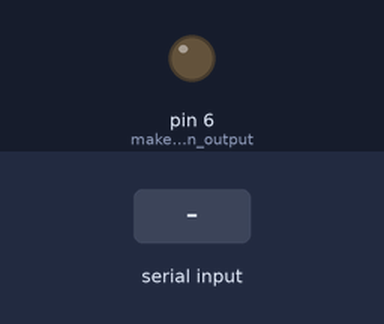
This sketch was run on a simulated Arduino Uno, built with avr-gcc and run on an emulated ATmega328P. Shown: output pins drawn as LEDs (lit = HIGH). The inputs (shaded band) are chosen by the test bench.

Above: at 1.2 s.
1.3 s: byte 30 received over Serial
At 2.3 s:
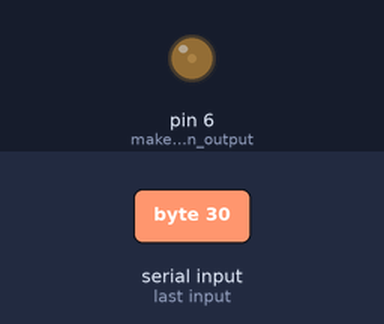
2.8 s: byte 90 received over Serial
At 3.5 s:
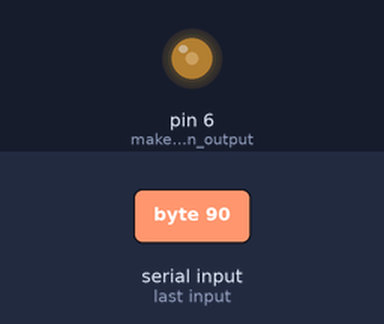
Timing chart, 0 to 5.8 s (numbered marks = the images above; inputs shaded):
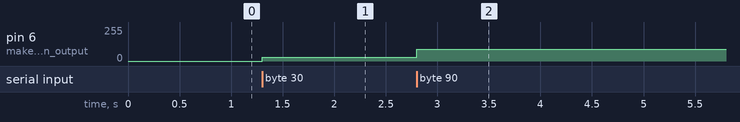

The sketch:

supercolliderToArduino_simple.ino
```cpp
//supercolliderToArduino_simple - simple example
//use with sc code supercolliderToArduino_simple1.scd or supercolliderToArduino_simple2.scd
//controls one led via pwm (baudrate 38400)

void setup() {
  Serial.begin(38400);  //open port and set baudrate - must match in laptop
  pinMode(6, OUTPUT);  //make it an output
}
void loop() {
  if(Serial.available()) {
    byte val= Serial.read();
    analogWrite(6, val);  //set led brightness (0-255)
  }
  delay(1);  //wait 1 millisecond
}
```

Measured:
- after the input at 1.3 s, pin 6 (make_it_an_output): 0/255 → 30/255 at once
- after the input at 2.8 s, pin 6 (make_it_an_output): 30/255 → 90/255 at once
